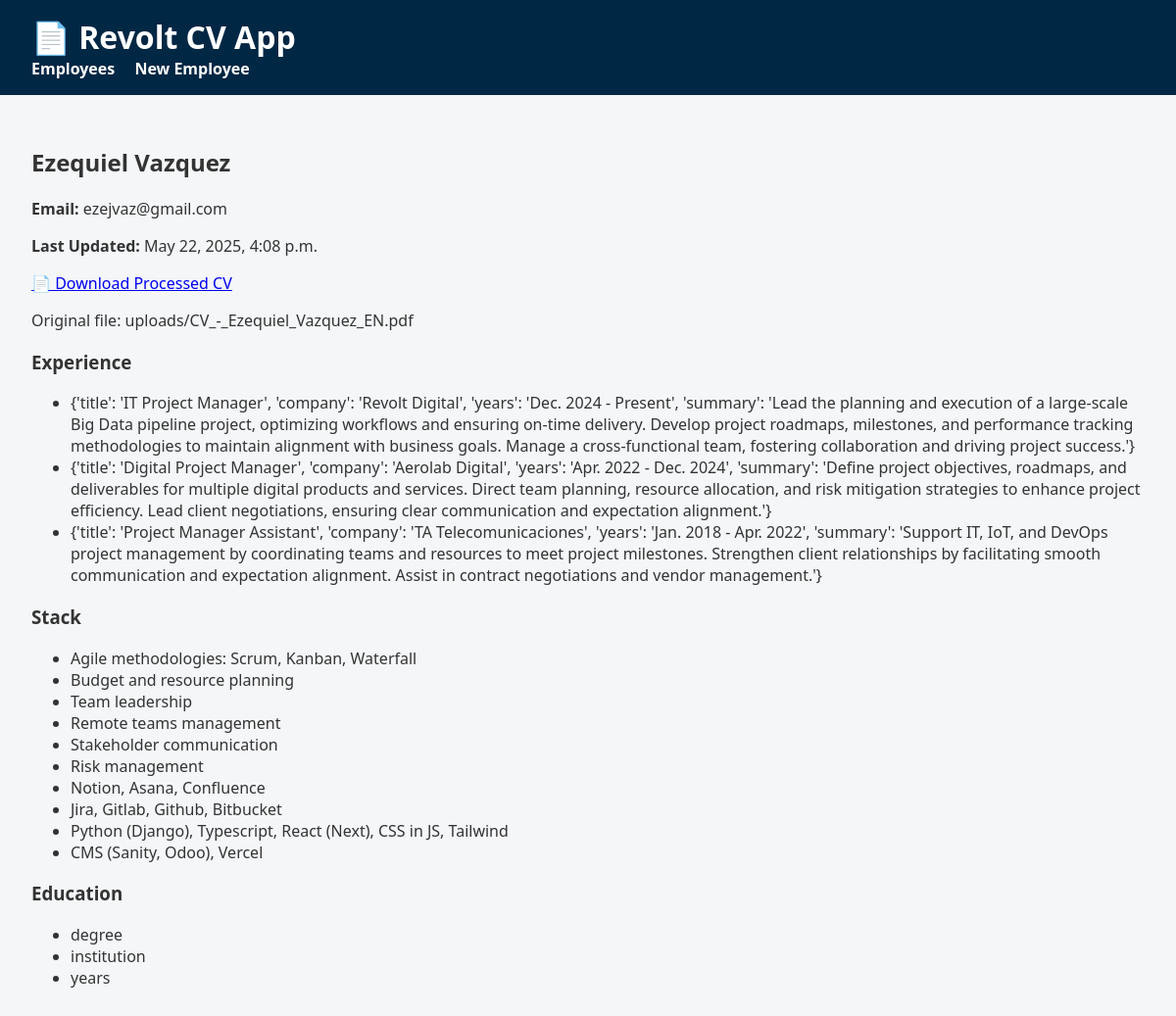
The app's page /employee/2/ with its own data.
### cvapp/models.py (models this page shows, shortened)
class Employee(models.Model):
    name = models.CharField(max_length=255)
    email = models.EmailField(null=True, blank=True)
    uploaded_cv = models.FileField(upload_to='uploads/', null=True, blank=True)
    generated_pdf = models.FileField(upload_to='generated_pdfs/', null=True, blank=True)
    last_updated = models.DateTimeField(auto_now=True)
    description = models.TextField(blank=True)
    stack = models.JSONField(default=list, blank=True)
    experience = models.JSONField(default=list, blank=True)
    education = models.JSONField(default=list, blank=True)

### cvapp/views.py (the view)
# urls.py: path('employee/<int:pk>/', views.employee_detail, name='employee_detail'),
def employee_detail(request, pk):
    employee = get_object_or_404(Employee, pk=pk)
    return render(request, 'cvapp/employee_detail.html', {'employee': employee})

### cvapp/templates/cvapp/employee_detail.html
{% extends 'cvapp/base.html' %}
{% block content %}
  <h2>{{ employee.name }}</h2>
  <p><strong>Email:</strong> {{ employee.email }}</p>
  <p><strong>Last Updated:</strong> {{ employee.last_updated }}</p>
  {% if employee.generated_pdf %}
    <a href="{{ employee.generated_pdf.url }}" download>📄 Download Processed CV</a>
  {% endif %}
  {% if employee.uploaded_cv %}
    <p>Original file: {{ employee.uploaded_cv.name }}</p>
  {% endif %}
  <h3>Experience</h3>
  <ul>
    {% for item in employee.experience %}
      <li>{{ item }}</li>
    {% endfor %}
  </ul>
  <h3>Stack</h3>
  <ul>
    {% for tech in employee.stack %}
      <li>{{ tech }}</li>
    {% endfor %}
  </ul>
  <h3>Education</h3>
  <ul>
    {% for edu in employee.education %}
      <li>{{ edu }}</li>
    {% endfor %}
  </ul>
{% endblock %}

### cvapp/templates/cvapp/base.html (style rules this page uses)
body { font-family: 'Segoe UI', sans-serif; margin: 0; background-color: #f4f6f8; color: #333; }

### records on screen
Employee: name "Ezequiel Vazquez", email "ezejvaz@gmail.com", last_updated "May 22, 2025, 4:08 p.m.", uploaded_cv.name "uploads/CV_-_Ezequiel_Vazquez_EN.pdf"

### other values on screen
{{ tech }} "Agile methodologies: Scrum, Kanban, Waterfall" "Budget and resource planning" "Team leadership" "Remote teams management" "Stakeholder communication" "Risk management" "Notion, Asana, Confluence" "Jira, Gitlab, Github, Bitbucket" "Python (Django), Typescript, React (Next), CSS in JS, Tailwind" "CMS (Sanity, Odoo), Vercel"
{{ edu }} "degree" "institution" "years"
